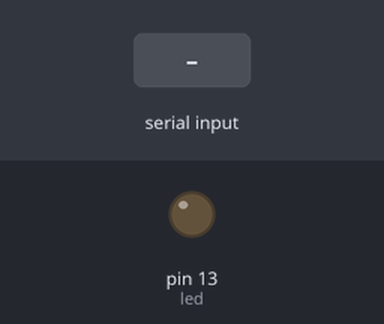
Recording of a sketch running on a simulated Arduino Leonardo, built with avr-gcc and run on an emulated ATmega32U4. On the bench: output pins drawn as LEDs (lit = HIGH). Inputs (shaded band) come from the test bench.

Above: at 1.2 s.
1.3 s: "w" received over Serial
At 1.9 s:
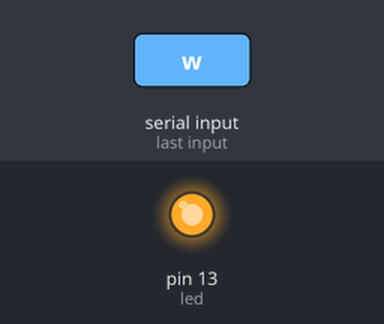
2.8 s: "a" received over Serial
At 4.2 s:
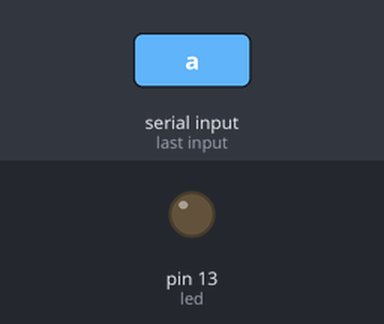
Timing chart, 0 to 5.8 s (numbered marks = the images above; inputs shaded):
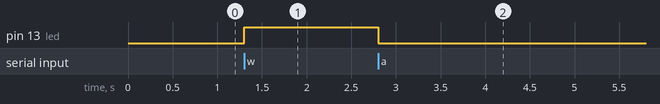

Measured:
- after the input at 1.3 s, pin 13 (led): LOW → HIGH at once
- after the input at 2.8 s, pin 13 (led): HIGH → LOW at once

The sketch:

ex1.ino
```cpp
#include<Keyboard.h>
int led = 13;
void setup() {
 // open the serial port:
 Serial.begin(19200);
 pinMode(led, OUTPUT);
}

void loop() {
 // check for incoming serial data:
 if (Serial.available() > 0) {
  // read incoming serial data:
  char inChar = Serial.read();
  if(inChar == 'w')
  {
   digitalWrite(led, HIGH);
  }
  else if(inChar == 'a')
  {
   digitalWrite(led, LOW);
  }
 }
}
```
